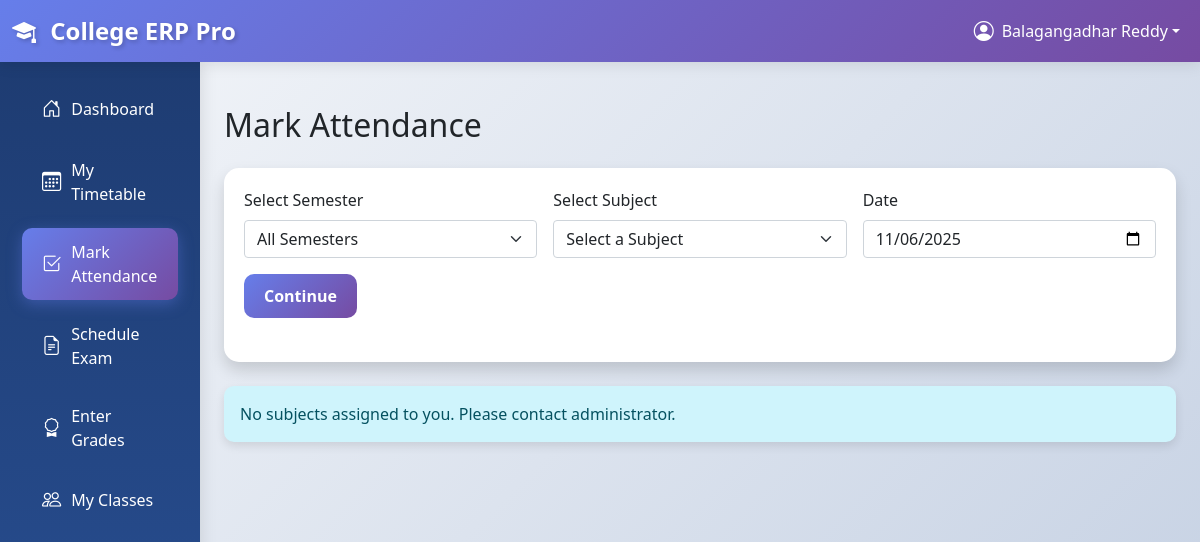
/teachers/attendance/ (signed in), run on an earlier commit of the app's database.
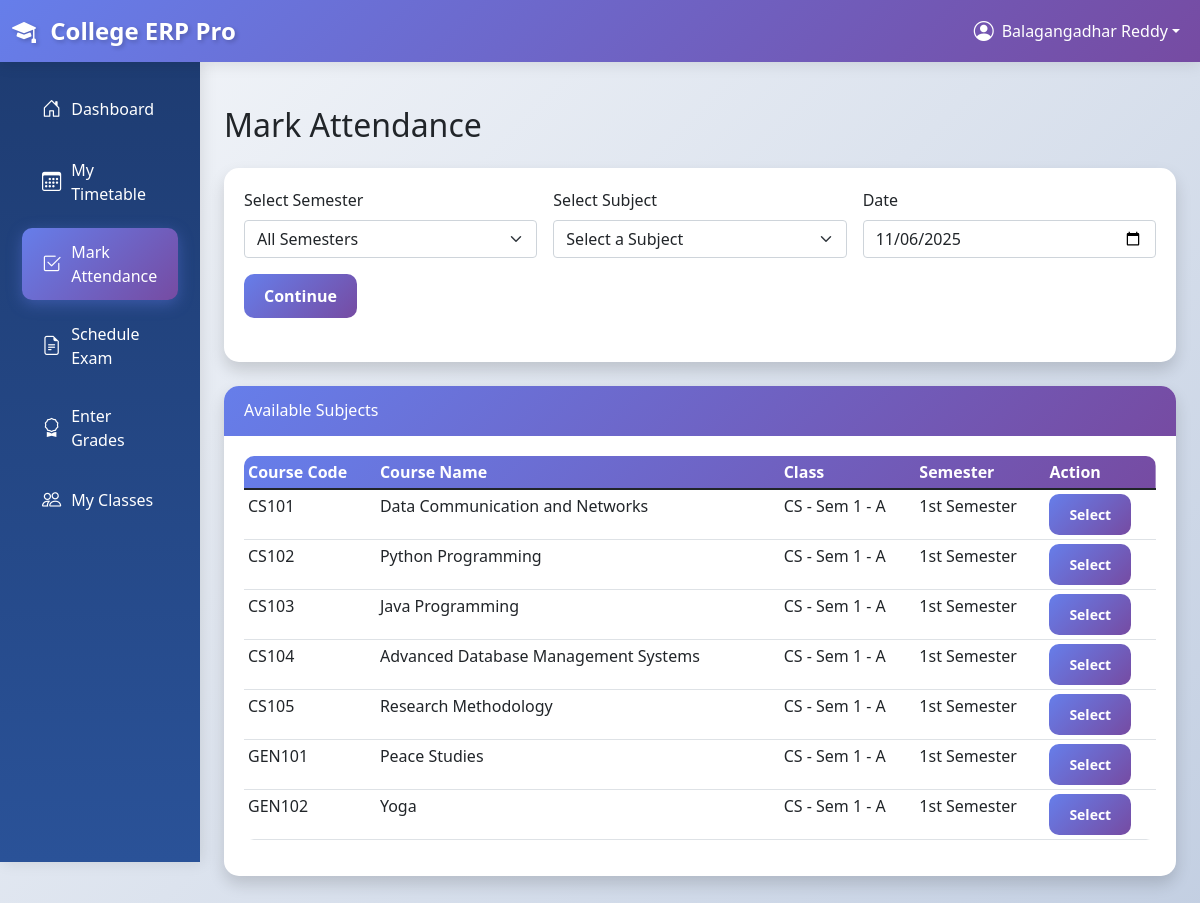
And on a later commit of the database.
### academics/models.py (models this page shows, shortened)
class Subject(models.Model):
    SUBJECT_TYPE_CHOICES = [
        ('TH', 'Theory'),
        ('PR', 'Practical'),
        ('TU', 'Tutorial'),
    ]
    course = models.ForeignKey(Course, on_delete=models.CASCADE)
    class_assigned = models.ForeignKey(Class, on_delete=models.CASCADE)
    teacher = models.ForeignKey(
        settings.AUTH_USER_MODEL,
        on_delete=models.SET_NULL,
        null=True,
        blank=True,
        related_name='taught_subjects'
    )
    subject_type = models.CharField(max_length=2, choices=SUBJECT_TYPE_CHOICES, default='TH')
    class Meta:
        unique_together = ['course', 'class_assigned']

class Course(models.Model):
    SEMESTER_CHOICES = [
        (1, '1st Semester'),
        (2, '2nd Semester'),
        (3, '3rd Semester'),
        (4, '4th Semester'),
        (5, '5th Semester'),
        (6, '6th Semester'),
        (7, '7th Semester'),
        (8, '8th Semester'),
    ]
    name = models.CharField(max_length=100)
    code = models.CharField(max_length=20, unique=True)
    department = models.ForeignKey(Department, on_delete=models.CASCADE)
    semester = models.IntegerField(choices=SEMESTER_CHOICES)
    credits = models.IntegerField(validators=[MinValueValidator(1), MaxValueValidator(6)])
    description = models.TextField(blank=True)
    syllabus = models.FileField(upload_to='syllabi/', null=True, blank=True)
    created_at = models.DateTimeField(auto_now_add=True)

class Class(models.Model):
    name = models.CharField(max_length=50)
    department = models.ForeignKey(Department, on_delete=models.CASCADE)
    semester = models.IntegerField(choices=Course.SEMESTER_CHOICES)
    section = models.CharField(max_length=10, default='A')
    academic_year = models.CharField(max_length=9)  # e.g., "2023-2024"
    class_teacher = models.ForeignKey(
        settings.AUTH_USER_MODEL,
        on_delete=models.SET_NULL,
        null=True,
        blank=True,
        related_name='managed_classes'
    )
    max_strength = models.IntegerField(default=60)
    class Meta:
        unique_together = ['department', 'semester', 'section', 'academic_year']
        verbose_name_plural = 'Classes'
    def __str__(self):
        return f"{self.department.code} - Sem {self.semester} - {self.section}"

class Department(models.Model):
    name = models.CharField(max_length=100)
    code = models.CharField(max_length=10, unique=True)
    head = models.ForeignKey(
        settings.AUTH_USER_MODEL,
        on_delete=models.SET_NULL,
        null=True,
        blank=True,
        related_name='headed_departments'
    )
    description = models.TextField(blank=True)
    created_at = models.DateTimeField(auto_now_add=True)

### teachers/views.py (the view)
# urls.py: path('attendance/', views.attendance_select, name='attendance'),
@login_required
def attendance_select(request):
    if not request.user.is_teacher:
        messages.error(request, "Access denied.")
        return redirect('accounts:login')
    selected_semester = request.GET.get('semester')
    selected_subject_id = request.GET.get('subject')
    selected_date = request.GET.get('date') or timezone.now().date().isoformat()
    semesters = Course.SEMESTER_CHOICES
    subjects = Subject.objects.filter(teacher=request.user).select_related(
        'course', 'course__department', 'class_assigned'
    ).order_by('course__semester', 'course__department__code', 'course__code')
    if selected_semester:
        subjects = subjects.filter(course__semester=int(selected_semester))
    selected_subject = None
    students = []
    if selected_subject_id:
        selected_subject = get_object_or_404(subjects, id=selected_subject_id)
        students = Student.objects.filter(
            student_class=selected_subject.class_assigned
        ).select_related('user').order_by('roll_number')
    context = {
        'semesters': semesters,
        'selected_semester': selected_semester,
        'subjects': subjects,
        'selected_subject': selected_subject,
        'students': students,
        'selected_date': selected_date,
    }
    return render(request, 'teachers/attendance_select.html', context)

### accounts/models.py (called while the page is built)
    @property
    def is_student(self):
        return self.user_type == 'student'

    @property
    def is_teacher(self):
        return self.user_type == 'teacher'

    @property
    def is_admin(self):
        return self.user_type == 'admin'

### college_erp/context_processors.py (called while the page is built)
def global_context(request):
    context = {
        'all_departments': Department.objects.all().order_by('name'),
    }
    return context

### templates/teachers/attendance_select.html (shortened to what this page needs)
{% extends 'base.html' %}
{% block content %}
<div class="py-4">
    <h1 class="h2 mb-4">Mark Attendance</h1>
    <div class="card shadow mb-4">
        <div class="card-body">
            <form method="get" action="{% url 'teachers:attendance' %}" class="mb-4">
                <div class="row g-3">
                    <div class="col-md-4">
                        <label for="semester" class="form-label">Select Semester</label>
                        <select name="semester" id="semester" class="form-select" onchange="this.form.submit()">
                            <option value="">All Semesters</option>
                        </select>
                    </div>
                    <div class="col-md-4">
                        <label for="subject" class="form-label">Select Subject</label>
                        <select name="subject" id="subject" class="form-select">
                            <option value="">Select a Subject</option>
                        </select>
                    </div>
                    <div class="col-md-4">
                        <label for="date" class="form-label">Date</label>
                        <input type="date" name="date" id="date" class="form-control" value="{{ selected_date }}">
                    </div>
                </div>
                <div class="mt-3">
                    <button type="submit" class="btn btn-primary">Continue</button>
                </div>
            </form>
        </div>
    </div>
    {% if subjects %}
        <div class="card shadow">
            <div class="card-header">
                <h6 class="mb-0">Available Subjects{% if selected_semester %} (Semester {{ selected_semester }}){% endif %}</h6>
            </div>
            <div class="card-body">
                <div class="table-responsive">
                    <table class="table table-sm">
                        <thead>
                            <tr>
                                <th>Course Code</th>
                                <th>Course Name</th>
                                <th>Class</th>
                                <th>Semester</th>
                                <th>Action</th>
                            </tr>
                        </thead>
                        <tbody>
                            {% for subject in subjects %}
                                <tr>
                                    <td>{{ subject.course.code }}</td>
                                    <td>{{ subject.course.name }}</td>
                                    <td>{{ subject.class_assigned }}</td>
                                    <td>{{ subject.course.get_semester_display }}</td>
                                    <td>
                                        <a href="{% url 'teachers:attendance' %}?semester={{ subject.course.semester }}&subject={{ subject.id }}&date={{ selected_date }}" class="btn btn-sm btn-primary">
                                            Select
                                        </a>
                                    </td>
                                </tr>
                            {% endfor %}
                        </tbody>
                    </table>
                </div>
            </div>
        </div>
    {% else %}
        <div class="alert alert-info">
            {% if selected_semester %}
                No subjects found for semester {{ selected_semester }}. Please select a different semester.
            {% else %}
                No subjects assigned to you. Please contact administrator.
            {% endif %}
        </div>
    {% endif %}
</div>
{% endblock %}

What changed in the data, as far as the page shows it:
added Subject: course.code "CS101", course.name "Data Communication and Networks", class_assigned "CS - Sem 1 - A", course.semester "1st Semester"
added Subject: course.code "CS102", course.name "Python Programming", class_assigned "CS - Sem 1 - A", course.semester "1st Semester"
added Subject: course.code "CS103", course.name "Java Programming", class_assigned "CS - Sem 1 - A", course.semester "1st Semester"
added Subject: course.code "CS104", course.name "Advanced Database Management Systems", class_assigned "CS - Sem 1 - A", course.semester "1st Semester"
added Subject: course.code "CS105", course.name "Research Methodology", class_assigned "CS - Sem 1 - A", course.semester "1st Semester"
added Subject: course.code "GEN101", course.name "Peace Studies", class_assigned "CS - Sem 1 - A", course.semester "1st Semester"
added Subject: course.code "GEN102", course.name "Yoga", class_assigned "CS - Sem 1 - A", course.semester "1st Semester"
Also different on the page:
text no longer shown: "No subjects assigned to you. Please contact administrator."
text now shown: "Available Subjects Course Code Course Name Class Semester Action"
